Frame 1 (no input): blank canvas, image omitted
Frame 60 (no input): blank canvas, image omitted
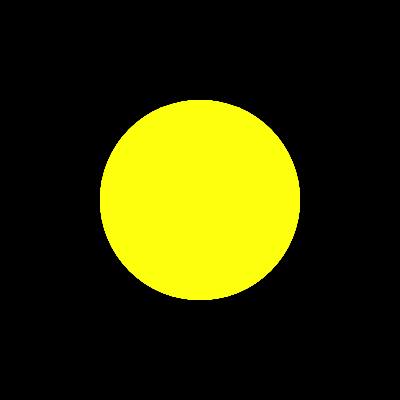
Frame 120 (the mouse pressed at the canvas centre since frame 60)

The p5.js sketch whose frames 1 and 60 were blank and that drew this single picture after the mouse press (run headless with seeded random() and noise() and a simulated clock; from frame 60 on, the mouse is pressed at the canvas centre):

// p5.js sketch
// ── sketch.js
function setup() {
  createCanvas(400, 400);
  ellipse(width/2, height/2, 50, 50);
  background(0,0,0);


}

function draw() {
  fill(255,255,18,60);
  noStroke();
  ellipse(width/2, height/2, mouseX, mouseY);
  fill(255,2255,255)
  rectMode(CENTER)
  //rect(width/2, height/2,155,155)

  //triangle(30, 75, 58, 20, 86, 75);


  console.log ("jenny"+mouseX)


}
